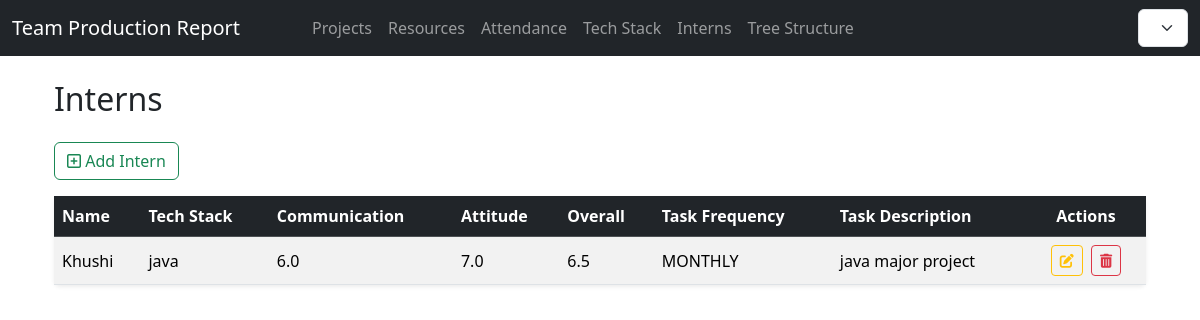
The app's page /interns/ with its own data.
### interns/models.py (models this page shows, shortened)
class Intern(models.Model):
    TASK_FREQUENCY_CHOICES = [
        ('WEEKLY', 'Weekly'),
        ('MONTHLY', 'Monthly'),
    ]
    name = models.CharField(max_length=100)
    tech_stack = models.ManyToManyField(
        Technology,
        help_text="Select multiple technologies the intern is working on."
    )
    communication_rating = models.FloatField(
        validators=[MinValueValidator(0), MaxValueValidator(10)],
        help_text="Rating out of 10"
    )
    attitude_rating = models.FloatField(
        validators=[MinValueValidator(0), MaxValueValidator(10)],
        help_text="Rating out of 10"
    )
    overall_rating = models.FloatField(
        editable=False,
        default=0,
        help_text="Auto-calculated average rating"
    )
    task_provided = models.BooleanField(default=False)
    task_frequency = models.CharField(
        max_length=10,
        choices=TASK_FREQUENCY_CHOICES,
        blank=True,
        null=True
    )
    task_description = models.TextField(
        blank=True,
        null=True,
        help_text="Description of the task assigned to the intern"
    )
    created_at = models.DateTimeField(auto_now_add=True)

class Technology(models.Model):
    name = models.CharField(max_length=50, unique=True)

### interns/views.py (the view)
# urls.py: path('', views.intern_list, name='intern_list'),
def intern_list(request):
    interns = Intern.objects.all()
    return render(request, 'interns/intern_list.html', {'interns': interns})

### interns/templates/interns/intern_list.html
{% extends 'base.html' %}
{% block content %}
<div class="container mt-4">
    <h2 class="mb-4">Interns</h2>
    <div class="d-flex align-items-center mb-3 gap-3 flex-wrap">
        <a href="{% url 'interns:intern_add' %}" class="btn btn-outline-success">
            <i class="far fa-plus-square"></i> Add Intern
        </a>
    </div>
    <div class="card shadow-sm border-0">
        <div class="card-body p-0">
            <div class="table-responsive">
                <table class="table table-striped mb-0 align-middle">
                    <thead class="table-dark">
                        <tr>
                            <th>Name</th>
                            <th>Tech Stack</th>
                            <th>Communication</th>
                            <th>Attitude</th>
                            <th>Overall</th>
                            <th>Task Frequency</th>
                            <th>Task Description</th>
                            <th class="text-center" style="width: 120px;">Actions</th>
                        </tr>
                    </thead>
                    <tbody>
                        {% for intern in interns %}
                        <tr>
                            <td>{{ intern.name }}</td>
                            <td>
                                {% for tech in intern.tech_stack.all %}
                                    <span>{{ tech.name }}</span>
                                {% empty %}
                                    <span>None</span>
                                {% endfor %}
                            </td>
                            <td>{{ intern.communication_rating }}</td>
                            <td>{{ intern.attitude_rating }}</td>
                            <td>{{ intern.overall_rating }}</td>
                            <td>
                                {% if intern.task_provided %}
                                    {{ intern.task_frequency }}
                                {% else %}
                                    <span class="text-muted">Not Assigned</span>
                                {% endif %}
                            </td>
                            <td>
                                {% if intern.task_description %}
                                    {{ intern.task_description|linebreaksbr }}
                                {% else %}
                                    <span class="text-muted">No Description</span>
                                {% endif %}
                            </td>
                            <td class="text-center">
                                <a href="{% url 'interns:intern_edit' intern.pk %}"
                                   class="btn btn-sm btn-outline-warning me-1" title="Edit">
                                    <i class="fas fa-edit"></i>
                                </a>
                                <a href="{% url 'interns:intern_delete' intern.pk %}"
                                   class="btn btn-sm btn-outline-danger" title="Delete">
                                    <i class="fas fa-trash-alt"></i>
                                </a>
                            </td>
                        </tr>
                        {% empty %}
                        <tr>
                            <td colspan="8" class="text-center text-muted py-3">No interns found.</td>
                        </tr>
                        {% endfor %}
                    </tbody>
                </table>
            </div>
        </div>
    </div>
</div>
{% endblock %}

### records on screen
Intern: name "Khushi", communication_rating "6.0", attitude_rating "7.0", overall_rating "6.5", task_frequency "MONTHLY", task_description "java major project"
Technology: name "java"
